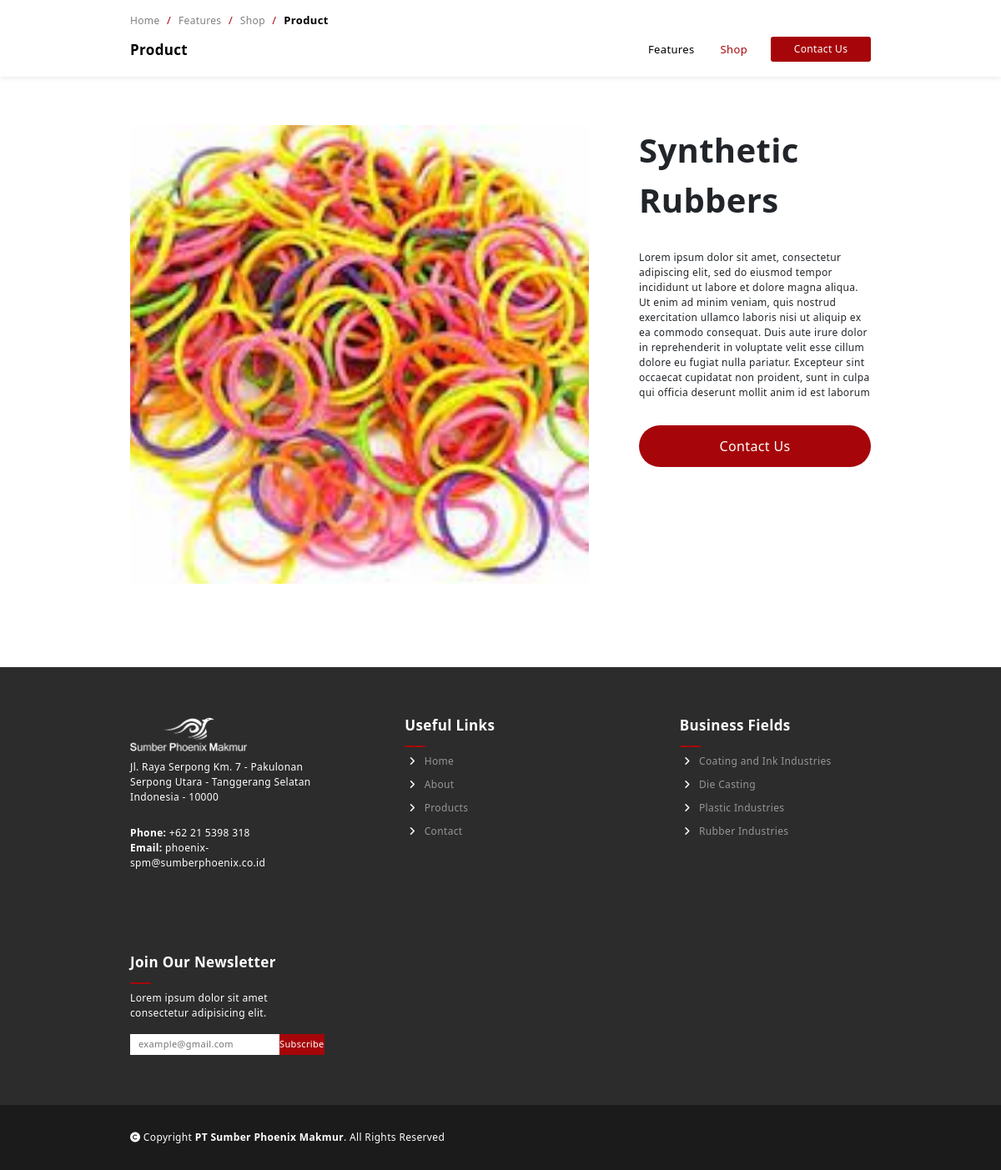
Page /single/product.php?product_code=SR on the committed database.
### tables this page shows
CREATE TABLE `products` (
  `product_id` int(11) NOT NULL,
  `product_name` varchar(100) NOT NULL,
  `product_code` varchar(100) NOT NULL,
  `product_img` text NOT NULL,
  `product_desc` text NOT NULL,
  `product_delivery` varchar(100) NOT NULL,
  `customer_service` varchar(100) NOT NULL,
  `status` tinyint(1) NOT NULL DEFAULT 1,
  `featured` tinyint(1) NOT NULL DEFAULT 0,
  `best_seller` int(11) NOT NULL DEFAULT 0
);

CREATE TABLE `company_profile` (
  `id_fitur` int(11) NOT NULL,
  `fitur_name` text NOT NULL,
  `fitur_data` text DEFAULT NULL
);

CREATE TABLE `categories` (
  `cat_id` int(11) NOT NULL,
  `cat_code` varchar(100) NOT NULL,
  `cat_name` varchar(255) NOT NULL,
  `cat_img` text NOT NULL,
  `status` tinyint(1) NOT NULL DEFAULT 1,
  `order_by` int(11) NOT NULL
);

### single/product.php (the view, shortened to what this page needs)
<?php
include '../api/connect.php';
$stmt = $conn->prepare("SELECT * FROM products where LOWER(product_code) = ? and status = 1");
    $stmt->execute([strtolower($_GET['product_code'])]);
    $product = $stmt->fetch();
?>
<!DOCTYPE html>
<html lang="en">
<head>
    <link href="https://cdn.jsdelivr.net/npm/bootstrap@5.2.0-beta1/dist/css/bootstrap.min.css" rel="stylesheet">
    <link rel="stylesheet" href="../style.css">
    <link rel="stylesheet" href="../style/nav.css">
    <link rel="stylesheet" href="../style/footer.css">
    <link rel="stylesheet" href="../style/copyright.css">
    <link rel="stylesheet" href="../style/nav_templates.css">
    <link rel="stylesheet" href="../style/product/nav.css">
    <link rel="stylesheet" href="../style/product/product.css">
</head>
<body>
    <nav class="navbar active fixed-top navbar-expand-lg">
        <div class="paragraph">
            <a href="../index.php">Home </a>
            <span>/</span>
            <a href="../product.php">Features </a>
            <span>/</span>
            <a href="../shop.php<?php
                if(isset($_GET['subCode'])){
                    echo  '?subCode='.$_GET['subCode'];
                }
             ?>
             ">Shop </a>
            <span>/</span>
            <strong class="product">Product</strong>
        </div>
        <div class="container-fluid">
            <div class="navbar-brand">
                <div class="sub-heading">Product</div>
            </div>
            <div class="collapse navbar-collapse" id="navbarSupportedContent">
                <ul class="navbar-nav mr-auto w-100 justify-content-end">
                    <li class="nav-item">
                        <a class="nav-link paragraph" href="../product.php">Features</a>
                    </li>
                    <li class="nav-item active">
                        <a class="nav-link paragraph" href="../shop.php
                        <?php
                        if(isset($_GET['subCode'])){
                           echo  '?subCode='.$_GET['subCode'];
                        }
                       ?>
                        ">Shop</a>
                    </li>
                    <a href="../contact.php"><button class="custom-button btn navbar-btn contact" type="button">Contact Us</button></a>
                </ul>
            </div>
        </div>
    </nav>
    <section class="product-section section-extra">
        <div class="container-fluid">
            <img src="../<?= $product['product_img'] ?>" alt="" class="product-image">
            <div class="product-description">
                <div class="product-title heading"><?= htmlspecialchars($product['product_name']) ?></div>
                <div class="product-content paragraph">
                        <?= $product['product_desc'] ?>
                </div>
                <div class="contact-container">
                    <button class="custom-button" onclick="window.location.href='../contact.php?proid=<?= $product['product_id'] ?>'" type="button">Contact Us</button>
                </div>
            </div>
        </div>
    </section>
    <?php
function getData1($fiturNama,$conn){
    $stmt = $conn->prepare('SELECT * FROM company_profile where fitur_name =? ');
    $stmt->execute([$fiturNama]);
    $temp = $stmt->fetch();
    $data = $temp['fitur_data'];
    return $data;
}
?>
<section class="footer-section">
        <div class="container-fluid grid">
            <div class="company-information">
                <div class="company-logo">
                    <img src="src/<?= getData1('logo',$conn) ?>" id="company-logo" alt="">
                </div>
                <div class="company-address">
                    <p class="paragraph" col="address"><?= getData1('address',$conn)?> </p>
                </div>
                <div class="company-phone">
                    <p class="paragraph" col="phone"><strong>Phone: </strong><?= getData1('phone',$conn) ?></p>
                </div>
                <div class="company-email">
                    <p class="paragraph" col="email"><strong>Email: </strong><?= getData1('email',$conn) ?></p>
                </div>
            </div>
            <div class="useful-links">
                <h2 class="sub-heading underline">Useful Links</h2>
                <a class="footer-item" href="#">
                    <i class="fa-solid fa-angle-right"></i>
                    Home
                </a>
                <a class="footer-item" href="#about">
                    <i class="fa-solid fa-angle-right"></i>
                    About
                </a>
                <a class="footer-item" href="./product.php">
                    <i class="fa-solid fa-angle-right"></i>
                    Products
                </a>
                <a class="footer-item" href="./contact.php">
                    <i class="fa-solid fa-angle-right"></i>
                    Contact
                </a>
            </div>
            <div class="business-fields useful-links">
                <h2 class="sub-heading underline">Business Fields</h2>
                <?php
                    $stmt=$conn->prepare("SELECT c.cat_code as cat_code,c.cat_name as cat_name,c.cat_id as cat_id,c.cat_img as cat_img, count(s.sub_id)
                    FROM categories c
                    join subcategories s on c.cat_id = s.cat_id
                    join product_subcategory ps  on s.sub_id = ps.subcategory_id
                    join products p on ps.product_id = p.product_id
                    where c.status = 1 and s.status = 1 and p.status = 1 GROUP BY c.cat_id HAVING COUNT(ps.product_id) > 0 order by c.order_by ASC");
                    $stmt->execute();
                    while($cat = $stmt->fetch()):
                ?>
                <a class="footer-item" href="./shop.php?cateCode=<?= $cat['cat_code'] ?>">
                    <i class="fa-solid fa-angle-right"></i>
                    <?= $cat['cat_name'] ?>
                </a>
                <?php endwhile; ?>
            </div>
            <div class="newsletter">
                <h2 class="sub-heading underline">Join Our Newsletter</h2>
                <p class="paragraph" col="newsletter_desc"><?= getData1('newsletter_desc',$conn)?></p>
                <div class="email-input">
                    <input type="email" placeholder="example@gmail.com">
                    <button class="custom-button btn" type="button">Subscribe</button>
                </div>
            </div>
        </div>
    </section>
    <footer class="copyright-footer">
        <div class="container-fluid">
            <div class="copyright paragraph">
                <i class="fa-solid fa-copyright"></i>
                Copyright <strong>PT Sumber Phoenix Makmur</strong>. All Rights Reserved
            </div>
        </div>
    </footer>
</body>
</html>

### style.css (style rules this page uses)
* { padding: 0; margin: 0; letter-spacing: 0.35px; -webkit-box-sizing: border-box; -moz-box-sizing: border-box; box-sizing: border-box; }
html { overflow-x: hidden; scroll-behavior: smooth; background: white; }
:root { --yellow: #a6060a; --black: #1B1B1B; --light-black: #2C2C2C; }
section { display: flex; justify-content: center; width: 100vw; }
.navbar, footer { display: flex !important; justify-content: center; }
footer { width: 100vw; }
a { text-decoration: none; }
.custom-button { color: white; background-color: var(--yellow); transition: 0.7s ease; padding: 0; border-color: rgba(0, 0, 0, 0); border-radius: 5px; display: flex; justify-content: center; align-items: center; }
.heading { font-size: 27px; font-weight: bold; text-transform: capitalize; margin-bottom: 20px; }
.sub-heading { font-size: 17px; font-weight: bold; }
.grid { display: grid; grid-template-columns: repeat(auto-fit, minmax(300px, 1fr)); gap: 20px; }
.paragraph { font-size: 12px; }
.container-fluid { padding: 0; margin: 0; padding-right: 13vw; padding-left: 13vw; width: 100%; max-width: 1900px; }
.section-extra { padding-top: 120px; padding-bottom: 100px; }
.underline { position: relative; padding-bottom: 16px; }
.underline:after { display: block; content: ''; width: 70px; height: 4px; background: var(--yellow); position: absolute; bottom: 0; left: 50%; transform: translate(-50%, -50%); }

### style/nav.css (style rules this page uses)
.navbar { background-color: white; box-shadow: 0 1px 6px 0 rgba(0, 0, 0, 0.1); padding-top: 13px; padding-bottom: 13px; }
.navbar-nav { align-items: center; }
.navbar-brand { margin-right: 0; }
.navbar-btn { width: 120px; height: 30px; font-size: 12px; margin-top: 5px; margin-left: 20px; }
.nav-link { transition: 0.3s ease; border-radius: 5px; margin-left: 15px; color: black; }
.navbar .nav-item { transition: 0.3s ease; }
.navbar .nav-item.active a { color: var(--yellow); }
.navbar .nav-link.paragraph { font-size: 13px; }

### style/footer.css (style rules this page uses)
.footer-section { background-color: var(--light-black); height: auto; padding-top: 60px; padding-bottom: 60px; color: white; }
.footer-section .useful-links { display: flex; flex-direction: column; }
.footer-section .underline:after { left: 0 !important; transform: translate(0); width: 25px; height: 2px; }
.footer-section .footer-item { margin-left: 5px; font-size: 12px; color: rgba(255, 255, 255, 0.5); margin-bottom: 10px; text-decoration: none; width: 100%; transition: all 0.3s ease; cursor: pointer; }
.footer-section .footer-item i { margin-right: 7px; color: white; transition: all 0.3s ease; }
.footer-section .grid { grid-template-columns: repeat(auto-fit, minmax(200px, 1fr)); gap: 100px; }
.footer-section .company-information { max-width: 250px; }
.footer-section .business-fields { width: 180px; }
.footer-section img { width: 140px; filter: brightness(0) invert(1); margin-bottom: 10px; }
.footer-section .company-information .paragraph { margin-bottom: 0; }
.footer-section .company-information .company-address { margin-bottom: 25px; }
.footer-section .newsletter { max-width: 300px; }
.footer-section .email-input { display: flex; }
.footer-section .email-input input { border-radius: 0; border: none; padding-left: 10px; padding-right: 10px; font-size: 11px; }
.footer-section .email-input .custom-button { border: none; border-radius: 0; font-size: 11px; height: 25px; width: 65px; font-weight: 300; cursor: pointer; transition: 0.3s ease; }

### style/copyright.css (style rules this page uses)
.copyright-footer { height: auto; padding-top: 30px; padding-bottom: 30px; background-color: var(--black); color: white; }
.copyright-footer .container-fluid { display: flex; justify-content: space-between; }

### style/nav_templates.css (style rules this page uses)
.navbar { background-color: var(--black); padding-top: 15px; padding-bottom: 15px; min-height: 80px; color: white; }
.navbar .container-fluid { display: block; }
.navbar .paragraph { color: rgba(255, 255, 255 , 0.5); font-size: 12px; }
.navbar .paragraph a { color: rgba(255, 255, 255 , 0.5); font-size: 12px; text-decoration: none; cursor: pointer; transition: all 0.4s ease; margin-right: 5px; }
.navbar .paragraph span { color: var(--yellow); margin-right: 5px; }
.navbar .sub-heading { margin-bottom: 0; margin-top: 7px; }

### rows in the picture
products: product_img (picture), product_name "Synthetic Rubbers", product_desc "Lorem ipsum dolor sit amet, consectetur adipiscing elit, sed do eiusmod tempor incididunt ut labore et dolore magna aliqua. Ut enim ad minim veniam, quis nostrud exercitation ullamco laboris nisi ut aliquip ex ea commodo consequat. Duis aute irure dolor in reprehenderit in voluptate velit esse cillum dolore eu fugiat nulla pariatur. Excepteur sint occaecat cupidatat non proident, sunt in culpa qui officia deserunt mollit anim id est laborum"
company_profile: fitur_data (picture)
company_profile: fitur_data "Jl. Raya Serpong Km. 7 - Pakulonan Serpong Utara - Tanggerang Selatan Indonesia - 10000"
company_profile: fitur_data "+62 21 5398 318"
company_profile: fitur_data "phoenix-spm@sumberphoenix.co.id"
categories: cat_name "Coating and Ink Industries"
categories: cat_name "Die Casting"
categories: cat_name "Plastic Industries"
categories: cat_name "Rubber Industries"
company_profile: fitur_data "Lorem ipsum dolor sit amet consectetur adipisicing elit."
